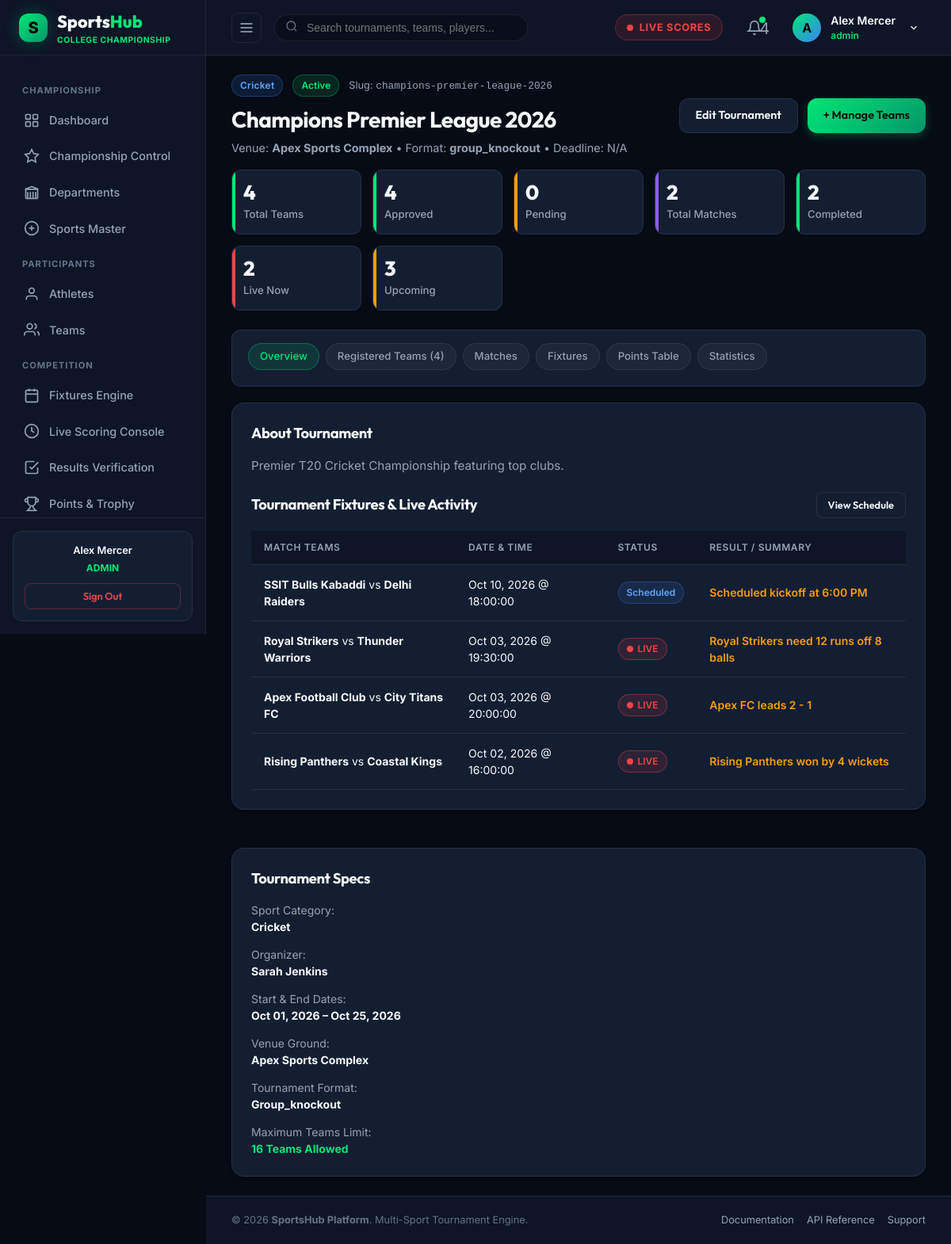
/organizer/tournament-details.php (signed in), run on the app's committed database.
### tables this page shows
CREATE TABLE `users` (
  `id` int(10) unsigned NOT NULL AUTO_INCREMENT,
  `name` varchar(100) NOT NULL,
  `email` varchar(150) NOT NULL,
  `password` varchar(255) NOT NULL,
  `role` enum('admin','organizer','scorer','official','team_manager','player') NOT NULL DEFAULT 'player',
  `profile_image` varchar(255) DEFAULT 'assets/images/default-avatar.png',
  `status` tinyint(1) DEFAULT 1,
  `created_at` datetime DEFAULT current_timestamp(),
  `updated_at` datetime DEFAULT current_timestamp() ON UPDATE current_timestamp(),
  PRIMARY KEY (`id`),
  UNIQUE KEY `email` (`email`),
  KEY `idx_users_role` (`role`),
  KEY `idx_users_email` (`email`)
);

CREATE TABLE `tournaments` (
  `id` int(10) unsigned NOT NULL AUTO_INCREMENT,
  `name` varchar(150) NOT NULL,
  `slug` varchar(160) NOT NULL,
  `sport_id` int(10) unsigned NOT NULL,
  `logo` varchar(255) DEFAULT 'assets/images/default-tournament.png',
  `description` text DEFAULT NULL,
  `start_date` date NOT NULL,
  `end_date` date NOT NULL,
  `venue_id` int(10) unsigned DEFAULT NULL,
  `format` enum('league','knockout','round_robin','group_knockout') NOT NULL DEFAULT 'league',
  `status` enum('draft','upcoming','active','completed','cancelled') NOT NULL DEFAULT 'upcoming',
  `created_by` int(10) unsigned NOT NULL,
  `created_at` datetime DEFAULT current_timestamp(),
  `updated_at` datetime DEFAULT current_timestamp() ON UPDATE current_timestamp(),
  PRIMARY KEY (`id`),
  UNIQUE KEY `slug` (`slug`),
  KEY `fk_tournaments_venue` (`venue_id`),
  KEY `fk_tournaments_user` (`created_by`),
  KEY `idx_tournaments_sport` (`sport_id`),
  KEY `idx_tournaments_status` (`status`),
  CONSTRAINT `fk_tournaments_sport` FOREIGN KEY (`sport_id`) REFERENCES `sports` (`id`),
  CONSTRAINT `fk_tournaments_user` FOREIGN KEY (`created_by`) REFERENCES `users` (`id`) ON DELETE CASCADE,
  CONSTRAINT `fk_tournaments_venue` FOREIGN KEY (`venue_id`) REFERENCES `venues` (`id`) ON DELETE SET NULL
);

CREATE TABLE `sports` (
  `id` int(10) unsigned NOT NULL AUTO_INCREMENT,
  `name` varchar(50) NOT NULL,
  `slug` varchar(60) NOT NULL,
  `description` text DEFAULT NULL,
  `icon` varchar(255) DEFAULT NULL,
  `status` tinyint(1) DEFAULT 1,
  `created_at` datetime DEFAULT current_timestamp(),
  PRIMARY KEY (`id`),
  UNIQUE KEY `name` (`name`),
  UNIQUE KEY `slug` (`slug`)
);

CREATE TABLE `venues` (
  `id` int(10) unsigned NOT NULL AUTO_INCREMENT,
  `name` varchar(150) NOT NULL,
  `location` varchar(255) DEFAULT NULL,
  `address` text DEFAULT NULL,
  `city` varchar(100) NOT NULL,
  `capacity` int(10) unsigned DEFAULT 0,
  `sport_type` varchar(100) DEFAULT NULL,
  `status` tinyint(1) DEFAULT 1,
  `created_at` datetime DEFAULT current_timestamp(),
  PRIMARY KEY (`id`)
);

CREATE TABLE `matches` (
  `id` int(10) unsigned NOT NULL AUTO_INCREMENT,
  `tournament_id` int(10) unsigned NOT NULL,
  `sport_id` int(10) unsigned NOT NULL,
  `team_a_id` int(10) unsigned NOT NULL,
  `team_b_id` int(10) unsigned NOT NULL,
  `venue_id` int(10) unsigned DEFAULT NULL,
  `official_id` int(10) unsigned DEFAULT NULL,
  `scheduled_date` date NOT NULL,
  `scheduled_time` time NOT NULL,
  `status` enum('scheduled','live','completed','postponed','cancelled') DEFAULT 'scheduled',
  `winner_team_id` int(10) unsigned DEFAULT NULL,
  `result_summary` varchar(255) DEFAULT NULL,
  `created_at` datetime DEFAULT current_timestamp(),
  `updated_at` datetime DEFAULT current_timestamp() ON UPDATE current_timestamp(),
  PRIMARY KEY (`id`),
  KEY `fk_matches_sport` (`sport_id`),
  KEY `fk_matches_team_a` (`team_a_id`),
  KEY `fk_matches_team_b` (`team_b_id`),
  KEY `fk_matches_venue` (`venue_id`),
  KEY `fk_matches_winner` (`winner_team_id`),
  KEY `fk_matches_official` (`official_id`),
  KEY `idx_matches_tournament` (`tournament_id`),
  KEY `idx_matches_scheduled_date` (`scheduled_date`),
  KEY `idx_matches_status` (`status`),
  CONSTRAINT `fk_matches_official` FOREIGN KEY (`official_id`) REFERENCES `officials` (`id`) ON DELETE SET NULL,
  CONSTRAINT `fk_matches_sport` FOREIGN KEY (`sport_id`) REFERENCES `sports` (`id`),
  CONSTRAINT `fk_matches_team_a` FOREIGN KEY (`team_a_id`) REFERENCES `teams` (`id`) ON DELETE CASCADE,
  CONSTRAINT `fk_matches_team_b` FOREIGN KEY (`team_b_id`) REFERENCES `teams` (`id`) ON DELETE CASCADE,
  CONSTRAINT `fk_matches_tournament` FOREIGN KEY (`tournament_id`) REFERENCES `tournaments` (`id`) ON DELETE CASCADE,
  CONSTRAINT `fk_matches_venue` FOREIGN KEY (`venue_id`) REFERENCES `venues` (`id`) ON DELETE SET NULL,
  CONSTRAINT `fk_matches_winner` FOREIGN KEY (`winner_team_id`) REFERENCES `teams` (`id`) ON DELETE SET NULL
);

CREATE TABLE `teams` (
  `id` int(10) unsigned NOT NULL AUTO_INCREMENT,
  `name` varchar(100) NOT NULL,
  `short_name` varchar(10) NOT NULL,
  `logo` varchar(255) DEFAULT 'assets/images/default-team.png',
  `sport_id` int(10) unsigned NOT NULL,
  `department_id` int(11) DEFAULT NULL,
  `captain_id` int(10) unsigned DEFAULT NULL,
  `manager_id` int(10) unsigned DEFAULT NULL,
  `status` tinyint(1) DEFAULT 1,
  `created_at` datetime DEFAULT current_timestamp(),
  `updated_at` datetime DEFAULT current_timestamp() ON UPDATE current_timestamp(),
  PRIMARY KEY (`id`),
  KEY `idx_teams_sport` (`sport_id`),
  CONSTRAINT `fk_teams_sport` FOREIGN KEY (`sport_id`) REFERENCES `sports` (`id`)
);

### organizer/tournament-details.php (the view, shortened to what the rows shown need)
<?php
require_once __DIR__ . '/../includes/config.php';
require_once __DIR__ . '/../includes/database.php';
require_once __DIR__ . '/../includes/auth.php';
require_once __DIR__ . '/../includes/tournament-functions.php';
$id = intval($_GET['id'] ?? 1);
$tournament = getTournamentById($id);
$activeTab = $_GET['tab'] ?? 'overview';
$stats = getTournamentStatsService($tournament['id']);
$dbMatches = getDB()->getMatches('all');
include_once __DIR__ . '/../includes/header.php';
?>
<div class="dashboard-header" style="margin-bottom:16px;">
  <div class="dashboard-title-group">
    <div style="display:flex; align-items:center; gap:12px; margin-bottom:8px;">
      <?php echo getSportBadge($tournament['sport_name']); ?>
      <?php echo getStatusBadge($tournament['status']); ?>
      <span style="font-size:0.8rem; color:var(--text-muted);">Slug: <code><?php echo htmlspecialchars($tournament['slug']); ?></code></span>
    </div>
    <h1><?php echo htmlspecialchars($tournament['name']); ?></h1>
    <p>Venue: <strong><?php echo htmlspecialchars($tournament['venue_name'] ?? 'TBD'); ?></strong> &bull; Format: <strong><?php echo htmlspecialchars($tournament['format']); ?></strong> &bull; Deadline: <?php echo !empty($tournament['registration_deadline']) ? date('M d, Y', strtotime($tournament['registration_deadline'])) : 'N/A'; ?></p>
  </div>
</div>
<div class="stats-grid" style="grid-template-columns: repeat(auto-fit, minmax(140px, 1fr)); gap:14px; margin-bottom:24px;">
  <div class="stat-card green-accent" style="padding:14px;">
    <div class="stat-details">
      <h3><?php echo $stats['total_teams']; ?></h3>
      <span>Total Teams</span>
    </div>
  </div>
  <div class="stat-card green-accent" style="padding:14px;">
    <div class="stat-details">
      <h3><?php echo $stats['approved_teams']; ?></h3>
      <span>Approved</span>
    </div>
  </div>
  <div class="stat-card purple-accent" style="padding:14px;">
    <div class="stat-details">
      <h3><?php echo $stats['total_matches']; ?></h3>
      <span>Total Matches</span>
    </div>
  </div>
  <div class="stat-card green-accent" style="padding:14px;">
    <div class="stat-details">
      <h3><?php echo $stats['completed_matches']; ?></h3>
      <span>Completed</span>
    </div>
  </div>
  <div class="stat-card red-accent" style="padding:14px;">
    <div class="stat-details">
      <h3><?php echo $stats['live_matches']; ?></h3>
      <span>Live Now</span>
    </div>
  </div>
</div>
<?php if ($activeTab === 'overview'): ?>
<div class="dashboard-main-grid">
  <div class="grid-left-col">
    <div class="card" style="margin-bottom:24px;">
      <div class="section-header">
        <h2>About Tournament</h2>
      </div>
      <p style="color:var(--text-muted); font-size:0.95rem; line-height:1.6; margin-bottom:20px;">
        <?php echo !empty($tournament['description']) ? htmlspecialchars($tournament['description']) : 'Official tournament overview and ground rules for participants.'; ?>
      </p>
      <div class="section-header" style="margin-top:20px;">
        <h2>Tournament Fixtures & Live Activity</h2>
        <a href="<?php echo BASE_URL; ?>/admin/matches.php?tournament_id=<?php echo $tournament['id']; ?>" class="btn btn-secondary btn-sm">View Schedule</a>
      </div>
      <div class="table-responsive">
        <table class="sports-table">
          <thead>
            <tr>
              <th>Match Teams</th>
              <th>Date & Time</th>
              <th>Status</th>
              <th>Result / Summary</th>
            </tr>
          </thead>
          <tbody>
            <?php foreach ($dbMatches as $m): ?>
              <tr>
                <td>
                  <strong style="color:var(--text-main);"><?php echo htmlspecialchars($m['team_a_name']); ?></strong> vs <strong style="color:var(--text-main);"><?php echo htmlspecialchars($m['team_b_name']); ?></strong>
                </td>
                <td><?php echo date('M d, Y', strtotime($m['match_date'])); ?> @ <?php echo $m['start_time']; ?></td>
                <td><?php echo getStatusBadge($m['status']); ?></td>
                <td style="color:var(--accent-amber); font-weight:600;"><?php echo htmlspecialchars($m['result_summary']); ?></td>
              </tr>
            <?php endforeach; ?>
          </tbody>
        </table>
      </div>
    </div>
  </div>
  <div class="grid-right-col">
    <div class="card">
      <div class="section-header">
        <h2>Tournament Specs</h2>
      </div>
      <div style="display:flex; flex-direction:column; gap:14px; font-size:0.875rem;">
        <div>
          <span style="color:var(--text-muted);">Sport Category:</span>
          <strong style="display:block; color:var(--text-main);"><?php echo htmlspecialchars($tournament['sport_name']); ?></strong>
        </div>
        <div>
          <span style="color:var(--text-muted);">Organizer:</span>
          <strong style="display:block; color:var(--text-main);"><?php echo htmlspecialchars($tournament['organizer_name'] ?? 'Admin'); ?></strong>
        </div>
        <div>
          <span style="color:var(--text-muted);">Start & End Dates:</span>
          <strong style="display:block; color:var(--text-main);"><?php echo date('M d, Y', strtotime($tournament['start_date'])); ?> &ndash; <?php echo date('M d, Y', strtotime($tournament['end_date'])); ?></strong>
        </div>
        <div>
          <span style="color:var(--text-muted);">Venue Ground:</span>
          <strong style="display:block; color:var(--text-main);"><?php echo htmlspecialchars($tournament['venue_name'] ?? 'TBD'); ?></strong>
        </div>
        <div>
          <span style="color:var(--text-muted);">Tournament Format:</span>
          <strong style="display:block; color:var(--text-main); text-transform:capitalize;"><?php echo htmlspecialchars($tournament['format']); ?></strong>
        </div>
        <div>
          <span style="color:var(--text-muted);">Maximum Teams Limit:</span>
          <strong style="display:block; color:var(--accent-green);"><?php echo htmlspecialchars($tournament['max_teams'] ?? 16); ?> Teams Allowed</strong>
        </div>
      </div>
    </div>
  </div>
</div>
<?php endif; ?>
<?php include_once __DIR__ . '/../includes/footer.php'; ?>

### includes/header.php (shortened to what the rows shown need)
<?php
require_once __DIR__ . '/config.php';
require_once __DIR__ . '/auth.php';
$currentUser = currentUser();
$userName = $currentUser['name'] ?? 'Alex Mercer';
?>
<!DOCTYPE html>
<html lang="en">
<head>
  <link rel="stylesheet" href="<?php echo BASE_URL; ?>/assets/css/style.css">
  <link rel="stylesheet" href="<?php echo BASE_URL; ?>/assets/css/dashboard.css">
  <link rel="stylesheet" href="<?php echo BASE_URL; ?>/assets/css/tournament.css">
</head>
<body>
<div class="app-layout">
  <?php include_once __DIR__ . '/sidebar.php'; ?>
  <div class="main-wrapper" id="mainWrapper">
    <header class="top-header">
      <div class="header-right">
        <div class="user-profile-wrapper" style="position:relative;">
          <div class="user-profile-menu" onclick="toggleUserDropdown()" id="userProfileBtn">
            <div class="user-avatar-placeholder" style="width:36px;height:36px;border-radius:50%;background:linear-gradient(135deg, #00e676, #3b82f6);display:flex;align-items:center;justify-content:center;font-weight:700;color:#000;">
              <?php echo strtoupper(substr($userName, 0, 1)); ?>
            </div>
            <div class="user-info">
              <span class="user-name"><?php echo htmlspecialchars($userName); ?></span>
              <span class="user-role" style="color:var(--accent-green); font-weight:600;"><?php echo htmlspecialchars($userRole); ?></span>
            </div>
            <svg width="14" height="14" viewBox="0 0 24 24" fill="none" stroke="currentColor" stroke-width="2" style="margin-left:4px;"><polyline points="6 9 12 15 18 9"/></svg>
          </div>
        </div>
      </div>
    </header>
    <main class="page-content">

### includes/sidebar.php (shortened to what the rows shown need)
<?php
require_once __DIR__ . '/auth.php';
$user = currentUser();
$userRole = strtolower($user['role'] ?? 'admin');
?>
<aside class="app-sidebar" id="appSidebar">
  <div class="sidebar-footer">
    <div class="quick-support-card">
      <p style="font-weight:600; color:var(--text-main); margin-bottom:4px;"><?php echo htmlspecialchars($user['name'] ?? 'User'); ?></p>
      <div style="font-size:0.75rem; color:var(--accent-green); text-transform:uppercase; font-weight:700; margin-bottom:10px;">
        <?php echo htmlspecialchars($userRole); ?>
      </div>
      <a href="<?php echo BASE_URL; ?>/auth/logout.php" class="btn btn-secondary btn-sm" style="width:100%; color:var(--accent-red); border-color:rgba(239,68,68,0.3);">
        Sign Out
      </a>
    </div>
  </div>
</aside>

### includes/config.php (shortened to what the rows shown need)
<?php
function getSportBadge($sportName) {
    $colors = [
        'Cricket'      => 'badge-cricket',
        'Football'     => 'badge-football',
        'Kabaddi'      => 'badge-kabaddi',
        'Basketball'   => 'badge-basketball',
        'Volleyball'   => 'badge-volleyball',
        'Badminton'    => 'badge-badminton',
        'Tennis'       => 'badge-tennis',
        'Table Tennis' => 'badge-table-tennis',
    ];
    $class = $colors[$sportName] ?? 'badge-generic';
    return "<span class=\"sport-badge {$class}\">" . htmlspecialchars($sportName) . "</span>";
}
function getStatusBadge($status) {
    $statusMap = [
        'live'      => ['class' => 'badge-live', 'label' => '<span class="pulse-dot"></span> LIVE'],
        'scheduled' => ['class' => 'badge-scheduled', 'label' => 'Scheduled'],
        'completed' => ['class' => 'badge-completed', 'label' => 'Completed'],
        'upcoming'  => ['class' => 'badge-upcoming', 'label' => 'Upcoming'],
        'active'    => ['class' => 'badge-active', 'label' => 'Active'],
        'draft'     => ['class' => 'badge-generic', 'label' => 'Draft'],
        'postponed' => ['class' => 'badge-warning', 'label' => 'Postponed'],
        'cancelled' => ['class' => 'badge-danger', 'label' => 'Cancelled']
    ];
    $info = $statusMap[strtolower($status)] ?? ['class' => 'badge-generic', 'label' => ucfirst($status)];
    return "<span class=\"status-badge {$info['class']}\">{$info['label']}</span>";
}

### data on the page
users: name "Alex Mercer", role "ADMIN", name "A", role "admin"
tournaments: sport.name "Cricket", status "Active", slug "champions-premier-league-2026", name "Champions Premier League 2026", venue.name "Apex Sports Complex", format "group_knockout", description "Premier T20 Cricket Championship featuring top clubs.", created_by.name "Sarah Jenkins", start_date "Oct 01, 2026", end_date "Oct 25, 2026", format "Group_knockout"
matches: team_b "4", id "2", team_a.name "Rising Panthers", team_b.name "Coastal Kings", scheduled_date "Oct 02, 2026", scheduled_time "16:00:00", status "LIVE", result_summary "Rising Panthers won by 4 wickets"
matches: team_a.name "SSIT Bulls Kabaddi", team_b.name "Delhi Raiders", scheduled_date "Oct 10, 2026", scheduled_time "18:00:00", status "Scheduled", result_summary "Scheduled kickoff at 6:00 PM"
matches: team_a.name "Royal Strikers", team_b.name "Thunder Warriors", scheduled_date "Oct 03, 2026", scheduled_time "19:30:00", status "LIVE", result_summary "Royal Strikers need 12 runs off 8 balls"
matches: team_a.name "Apex Football Club", team_b.name "City Titans FC", scheduled_date "Oct 03, 2026", scheduled_time "20:00:00", status "LIVE", result_summary "Apex FC leads 2 - 1"

### other printed values
$initialUnread "4"
$stats['pending_teams'] "0"
$stats['upcoming_matches'] "3"
count($tournamentTeams) "4"
$tournament['max_teams'] "16"
